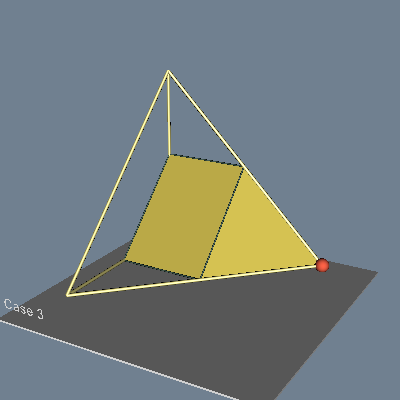

Recreate this plot in Python.
#!/usr/bin/env python

# Clip a tetrahedron cell and visualize the result with edges, vertices,
# and a label using vtkClipDataSet.

# Factory overrides
import vtkmodules.vtkInteractionStyle  # noqa: F401
import vtkmodules.vtkRenderingOpenGL2  # noqa: F401

from vtkmodules.vtkCommonColor import vtkNamedColors
from vtkmodules.vtkCommonCore import (
    vtkFloatArray,
    vtkIdList,
    vtkPoints,
)
from vtkmodules.vtkCommonDataModel import vtkUnstructuredGrid
from vtkmodules.vtkCommonTransforms import vtkTransform
from vtkmodules.vtkFiltersCore import (
    vtkExtractEdges,
    vtkGlyph3D,
    vtkThresholdPoints,
    vtkTubeFilter,
)
from vtkmodules.vtkFiltersGeneral import (
    vtkClipDataSet,
    vtkShrinkFilter,
    vtkTransformPolyDataFilter,
)
from vtkmodules.vtkFiltersSources import (
    vtkCubeSource,
    vtkSphereSource,
)
from vtkmodules.vtkRenderingCore import (
    vtkActor,
    vtkDataSetMapper,
    vtkPolyDataMapper,
    vtkRenderWindow,
    vtkRenderWindowInteractor,
    vtkRenderer,
)
from vtkmodules.vtkRenderingFreeType import vtkVectorText

colors = vtkNamedColors()
rgb = [0.0, 0.0, 0.0]

# Define a single tetrahedron
scalars = vtkFloatArray()
scalars.InsertNextValue(1.0)
scalars.InsertNextValue(0.0)
scalars.InsertNextValue(0.0)
scalars.InsertNextValue(1.0)

points = vtkPoints()
points.InsertNextPoint(0, 0, 0)
points.InsertNextPoint(1, 0, 0)
points.InsertNextPoint(0, 1, 0)
points.InsertNextPoint(0, 0, 1)

ids = vtkIdList()
for i in range(4):
    ids.InsertNextId(i)

grid = vtkUnstructuredGrid()
grid.Allocate(10, 10)
grid.InsertNextCell(10, ids)
grid.SetPoints(points)
grid.GetPointData().SetScalars(scalars)

# Clip the tetra
clipper = vtkClipDataSet()
clipper.SetInputData(grid)
clipper.SetValue(0.5)
clipper.Update()

# Tube edges for clipped output
tet_edges = vtkExtractEdges()
tet_edges.SetInputConnection(clipper.GetOutputPort())

tet_edge_tubes = vtkTubeFilter()
tet_edge_tubes.SetInputConnection(tet_edges.GetOutputPort())
tet_edge_tubes.SetRadius(0.005)
tet_edge_tubes.SetNumberOfSides(6)

tet_edge_mapper = vtkPolyDataMapper()
tet_edge_mapper.SetInputConnection(tet_edge_tubes.GetOutputPort())
tet_edge_mapper.ScalarVisibilityOff()

tet_edge_actor = vtkActor()
tet_edge_actor.SetMapper(tet_edge_mapper)
colors.GetColorRGB("lamp_black", rgb)
tet_edge_actor.GetProperty().SetDiffuseColor(rgb)
tet_edge_actor.GetProperty().SetSpecular(0.4)
tet_edge_actor.GetProperty().SetSpecularPower(10)

# Shrink the clipped cells
shrinker = vtkShrinkFilter()
shrinker.SetShrinkFactor(1)
shrinker.SetInputConnection(clipper.GetOutputPort())

shrink_mapper = vtkDataSetMapper()
shrink_mapper.ScalarVisibilityOff()
shrink_mapper.SetInputConnection(shrinker.GetOutputPort())

tets_actor = vtkActor()
tets_actor.SetMapper(shrink_mapper)
colors.GetColorRGB("banana", rgb)
tets_actor.GetProperty().SetDiffuseColor(rgb)

# Tet wireframe model
model_edges = vtkExtractEdges()
model_edges.SetInputData(grid)

model_tubes = vtkTubeFilter()
model_tubes.SetInputConnection(model_edges.GetOutputPort())
model_tubes.SetRadius(0.01)
model_tubes.SetNumberOfSides(6)

model_tube_mapper = vtkPolyDataMapper()
model_tube_mapper.SetInputConnection(model_tubes.GetOutputPort())
model_tube_mapper.ScalarVisibilityOff()

cube_edges_actor = vtkActor()
cube_edges_actor.SetMapper(model_tube_mapper)
colors.GetColorRGB("khaki", rgb)
cube_edges_actor.GetProperty().SetDiffuseColor(rgb)
cube_edges_actor.GetProperty().SetSpecular(0.4)
cube_edges_actor.GetProperty().SetSpecularPower(10)

# Vertex glyphs
sphere = vtkSphereSource()
sphere.SetRadius(0.04)
sphere.SetPhiResolution(20)
sphere.SetThetaResolution(20)

threshold_in = vtkThresholdPoints()
threshold_in.SetInputData(grid)
threshold_in.SetUpperThreshold(0.5)
threshold_in.SetThresholdFunction(vtkThresholdPoints.THRESHOLD_UPPER)

vertex_glyphs = vtkGlyph3D()
vertex_glyphs.SetInputConnection(threshold_in.GetOutputPort())
vertex_glyphs.SetSourceConnection(sphere.GetOutputPort())

sphere_mapper = vtkPolyDataMapper()
sphere_mapper.SetInputConnection(vertex_glyphs.GetOutputPort())
sphere_mapper.ScalarVisibilityOff()

cube_vertices_actor = vtkActor()
cube_vertices_actor.SetMapper(sphere_mapper)
colors.GetColorRGB("tomato", rgb)
cube_vertices_actor.GetProperty().SetDiffuseColor(rgb)

# Label
case_label = vtkVectorText()
case_label.SetText("Case 1")

label_transform = vtkTransform()
label_transform.Identity()
label_transform.Translate(-0.2, 0, 1.25)
label_transform.Scale(0.05, 0.05, 0.05)

label_tpd = vtkTransformPolyDataFilter()
label_tpd.SetTransform(label_transform)
label_tpd.SetInputConnection(case_label.GetOutputPort())

label_mapper = vtkPolyDataMapper()
label_mapper.SetInputConnection(label_tpd.GetOutputPort())

label_actor = vtkActor()
label_actor.SetMapper(label_mapper)

# Base platform
base_model = vtkCubeSource()
base_model.SetXLength(1.5)
base_model.SetYLength(0.01)
base_model.SetZLength(1.5)

base_mapper = vtkPolyDataMapper()
base_mapper.SetInputConnection(base_model.GetOutputPort())

base_actor = vtkActor()
base_actor.SetMapper(base_mapper)
base_actor.SetPosition(0.5, -0.09, 0.5)

# Renderer
colors.GetColorRGB("slate_grey", rgb)
renderer = vtkRenderer()
renderer.AddActor(tet_edge_actor)
renderer.AddActor(base_actor)
renderer.AddActor(label_actor)
renderer.AddActor(cube_edges_actor)
renderer.AddActor(cube_vertices_actor)
renderer.AddActor(tets_actor)
renderer.SetBackground(rgb)

# Update scalars for case 3
mask = [1, 2, 4, 8, 16, 32]
for i in range(4):
    m = mask[i]
    if m & 3 == 0:
        scalars.SetValue(i, 0)
    else:
        scalars.SetValue(i, 1)
case_label.SetText("Case 3")
grid.Modified()

# Window
render_window = vtkRenderWindow()
render_window.AddRenderer(renderer)
render_window.SetSize(400, 400)
render_window.SetWindowName("clip tet")

# Interactor
interactor = vtkRenderWindowInteractor()
interactor.SetRenderWindow(render_window)

# Scene
renderer.ResetCamera()
renderer.GetActiveCamera().Dolly(1.2)
renderer.GetActiveCamera().Azimuth(30)
renderer.GetActiveCamera().Elevation(20)
renderer.ResetCameraClippingRange()

interactor.Initialize()
interactor.Start()
